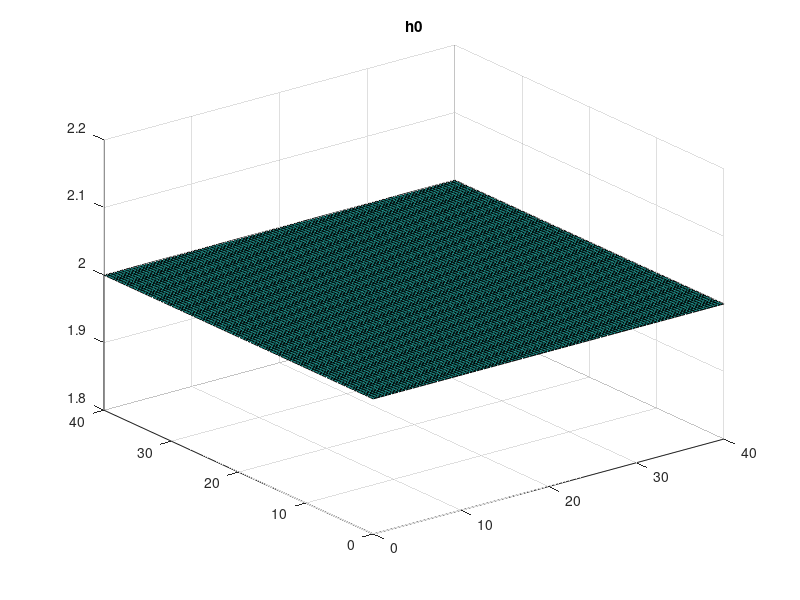

Here is the MATLAB script that generated this plot: (Note: this script raises an error after producing the figure.)
close all;
clear all;
clc; 

%clear out png folder, 
png='pngfolder';
%rmdir(png); 
mkdir(png); 

mesh='meshfolder';
mkdir(mesh); 

%2D solver

N=100;
M=N; 

h0=zeros(N,M);
h1=zeros(N,M); 
hnew=zeros(N,M); 

g=2;
xmax=40; 
ymax=xmax; 

dt=0.01; %0.01

x=linspace(0,xmax,N);
y=linspace(0,ymax,M);
dx=x(1,2)-x(1,1); 
dy=y(1,2)-y(1,1); 

b0=1.5; 

%initialize uniform depth 
b=ones(N,M)*b0; 

%create sine pattern for depth 
%b=b0/2*cos(4*pi/(xmax)*x)+b0/2;
%b=b'; 

sig=xmax/10; 

%initialize fluid in only right "hump"
for n=1:1:N
    for m=1:1:M
    
        %this creates gaussian wave initial condition 
        d2=(x(1,n)-x(1,N/4))^2+(y(1,m)-y(1,N/2))^2; 
        %need to make sure the waves are not too shallow!
        %this can cause weird numerical problems 
        h0(n,m)=b0+0.5+0.0*exp(-d2/sig^2);
        h1(n,m)=h0(n,m);
    
    end
end



figure;
surf(x,y,h0);
title('h0');

%figure;
%plot(x,h1);
%title('h1');

stepdiv=20; 
steps=600*5;  %*5 

%specify several sin drivers in height field to make pretty drop effects,
%we can think about more elaborate things with this 

Ns=2;
pos=zeros(2,Ns);
amps=zeros(1,Ns);
freqs=zeros(1,Ns); 
offset=zeros(1,Ns); 

c=1; 
pos(:,c)=[20,80];
amps(1,c)=0.1;
freqs(1,c)=2*pi/(5); %driving frequency 
offset(1,c)=2.0; 
sigma(1,c)=2.5; %falloff for range of perturbation 
c=c+1;

pos(:,c)=[30,40];
amps(1,c)=0.1;
freqs(1,c)=2*pi/(5); %driving frequency 
offset(1,c)=2.0; 
sigma(1,c)=2.5; 
c=c+1; 

rag=3; 

%implement alternating direction method 

t=0; 
imagecount=0; 

for n=1:1:steps
   
    %compute depth
    
    t=t+dt; 
    
    
    %go through and insert height driving term 
    for ns=1:1:Ns
        %use gaussian falloff for range of perturbation to make look
        %prettier 
        %limit range we apply perturbation t0 +/- rag with gaussian weight
        for nx=(pos(1,ns)-rag):1:(pos(1,ns)+rag)
            for ny=(pos(2,ns)-rag):1:(pos(2,ns)+rag)
                d2=(x(1,nx)-x(1,pos(1,ns)))^2+(y(1,ny)-y(1,pos(2,ns)))^2; 
                amp=amps(1,ns)*exp(-d2/sigma(1,ns)^2);
                %disp(amp); 
                h1(pos(1,ns),pos(2,ns))=amp*sin(t*freqs(1,ns))+offset(1,ns); 
                %h1(pos(1,ns),pos(2,ns))=amp*sin(t*freqs(1,ns))+h1(pos(1,ns),pos(2,ns));  
            end
        end
        %disp(h1(pos(1,ns),pos(2,ns))); 
    end 
    
    
    
    %do calculations along all rows
    for nx=1:1:M
        hnew(:,nx)=computeHnewX(b(:,nx),h0(:,nx),h1(:,nx),dx,N,g,dt);
        h0(:,nx)=h1(:,nx);
        h1(:,nx)=hnew(:,nx); 
    end
    
    
    %do calculations along all columns 
    for ny=1:1:M
        hnew(ny,:)=computeHnewX(b(ny,:)',h0(ny,:)',h1(ny,:)',dy,M,g,dt)';
        h0(ny,:)=h1(ny,:);
        h1(ny,:)=hnew(ny,:); 
    end
    
    
    %disp('step'); 
    %disp(n);
    %hnew=conserveVolume(h1,hnew,b); 
    
    %{
    %epsilon=0.001; 
    %%check condition 
    for nx=1:1:N
        if(h1(nx,1)<b(nx,1))
            h1(nx,1)=b(nx,1)-epsilon; 
            h0(nx,1)=b(nx,1)-epsilon; 
        end 
    end
    %}
    
    hview=(h1-2)*100;  %put in reasonable scale for viewing as mesh, 
                      %we exaggerate features 
    
    %if(n==57 || n==68 || n==69)
    if(mod(n-1,stepdiv)==0)
        imagecount=imagecount+1; 
        f = figure('visible','off'); 
        hold on; 
        surf(x,y,hview); 
        view(45,45); 
        grid off; 
        %area(x,h1,'FaceColor','b');  %plot water
        %area(x,b,'FaceColor','k'); %plot ground
        %plot(x,reshape(h1(:,50),[N,1])); 
        
        v=0.2; 
        zlim([-2,2]); 
        pause(0.02); 
        
        createObj([mesh,'/water_mesh',sprintf('%d',imagecount),'.obj'],x,y,hview)
        %print([png,'/image',sprintf('%d',imagecount)],'-dpng'); 
        fprintf('%d of %d complete \n',imagecount,floor(steps/stepdiv));
    end
    
end








